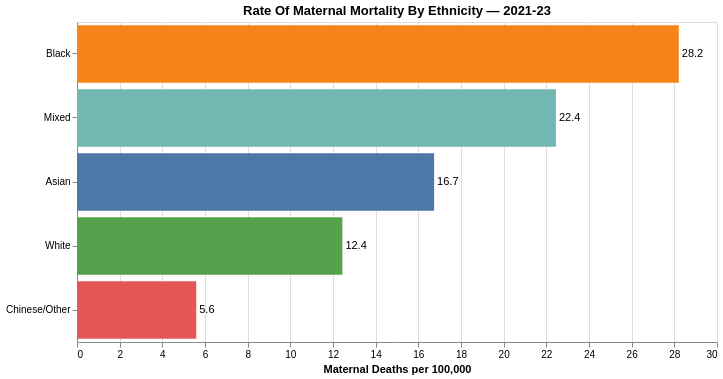

Here is the Vega-Lite specification saved for this chart:
### Vega-Lite specification from a JSON file in a GitHub repository (floating-point values rounded to 4 significant figures)
{"config": {"view": {"continuousWidth": 300, "continuousHeight": 300}}, "layer": [{"mark": {"type": "bar"}, "encoding": {"color": {"field": "Ethnicity", "legend": null, "type": "nominal"}, "tooltip": [{"field": "Ethnicity", "type": "nominal"}, {"field": "Rate", "format": ".1f", "title": "Rate", "type": "quantitative"}, {"field": "RR_vs_White", "format": ".2f", "title": "Risk ratio vs White", "type": "quantitative"}], "x": {"field": "Rate", "scale": {"zero": true}, "title": "Maternal Deaths per 100,000", "type": "quantitative"}, "y": {"field": "Ethnicity", "sort": "-x", "title": null, "type": "nominal"}}, "title": "Rate Of Maternal Mortality By Ethnicity — 2021-23"}, {"mark": {"type": "text", "align": "left", "dx": 3}, "encoding": {"text": {"field": "Rate", "format": ".1f", "type": "quantitative"}, "x": {"field": "Rate", "type": "quantitative"}, "y": {"field": "Ethnicity", "sort": "-x", "type": "nominal"}}}], "data": {"name": "data-1f4393add45a8e374e69b14c85fc3db3"}, "height": 320, "width": 640, "$schema": "https://vega.github.io/schema/vega-lite/v5.20.1.json", "datasets": {"data-1f4393add45a8e374e69b14c85fc3db3": [{"Years": "2021-23", "Mid-Year": 2022, "Ethnicity": "White", "Rate": 12.44, "RR_vs_White": 1}, {"Years": "2021-23", "Mid-Year": 2022, "Ethnicity": "Black", "Rate": 28.21, "RR_vs_White": 2.268}, {"Years": "2021-23", "Mid-Year": 2022, "Ethnicity": "Asian", "Rate": 16.74, "RR_vs_White": 1.346}, {"Years": "2021-23", "Mid-Year": 2022, "Ethnicity": "Chinese/Other", "Rate": 5.59, "RR_vs_White": 0.4494}, {"Years": "2021-23", "Mid-Year": 2022, "Ethnicity": "Mixed", "Rate": 22.45, "RR_vs_White": 1.805}]}}
